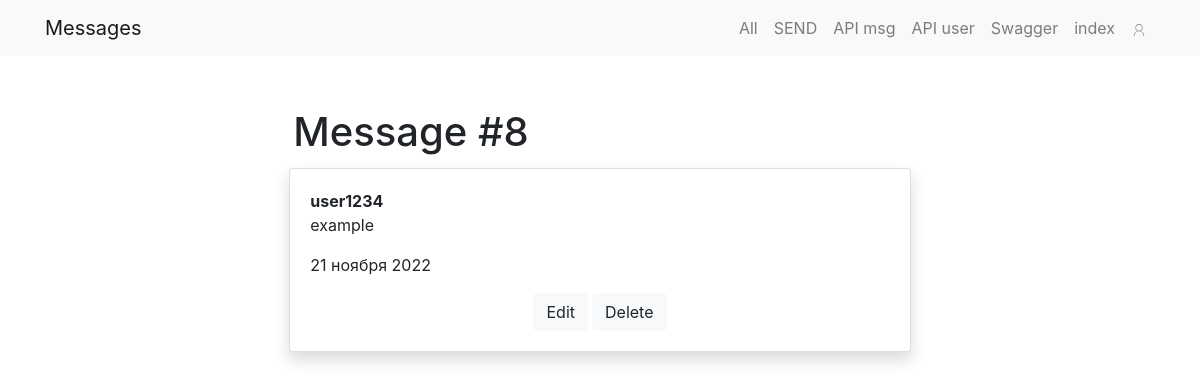
Screenshot of /msg1/8/ (signed in) with the database file from the repository.
### FORM_MSG/models.py (models this page shows, shortened)
class Message(models.Model):
    author = models.ForeignKey(to=User, related_name='messages', on_delete=models.CASCADE)
    id = models.BigAutoField(null=False, unique=True, primary_key=True,
                             auto_created=True)  # limit int remove (max_length)
    name = models.CharField(null=False, max_length=10, blank=False)
    text = models.TextField(null=False, max_length=100, blank=False)
    accept_terms = models.BooleanField(null=False, default=False, verbose_name='Согласен с правилами', blank=False)
    file = models.FileField(null=True, upload_to='form_files/', blank=True)
    image = models.ImageField(null=True, upload_to='form_imgs/', blank=True)
    created_date = models.DateTimeField(null=False, auto_now_add=True)
    updated_date = models.DateTimeField(null=False, auto_now=True)

### FORM_MSG/views.py (the view)
# urls.py: path('<int:pk>/', views.get_msg, name='show_msg'),
@login_required()
def get_msg(request, pk):
    template = 'form_msg/msg_BY_ID.html'
    msg = get_object_or_404(klass=Message.objects.select_related("author").values('id', 'author__username', 'text',
                                                                'created_date'),
                            id=pk)
    show_buttons = True
    is_get_msg = True
    title = f"Message"
    return render(request, template_name=template,
                  context={"title": title, "msgs_data": msg, "show_buttons": show_buttons, 'is_get_msg': is_get_msg})

### FORM_MSG/templates/form_msg/msg_BY_ID.html (shortened to what this page needs)
{% extends 'form_msg/base_msg.html' %}
{% load static %}
{% load custom_tags %}
{% block content %}
    <div class="row justify-content-center">
        <div class="col-md-7 p-5">
            {% if msgs_data %}
                {% with msg=msgs_data %}
                    <h1 class="p-1">Message #{{ msg.id }}</h1>
                    {% include 'form_msg/card_item_msg.html' %}
                {% endwith %}
            {% endif %}
        </div>
    </div>
{% endblock %}

### FORM_MSG/templates/form_msg/card_item_msg.html (shortened to what this page needs)
<div class="card mb-4 shadow justify-content-center">
    <div class="card-body">
        <p class="card-text">
            <strong class="d-block">{{ msg.author__username }}</strong>
            {{ msg.text|linebreaksbr }}
        </p>
        <div class="d-flex justify-content-between align-items-center">
            <p class=="text-muted">{{ msg.created_date|date:"d E Y" }}</p>
        </div>
        {% if show_buttons %}
        <div class="row justify-content-center">
            <a href="{% url 'form_msg:edit_msg' msg.id %}" class="btn btn-light">Edit</a>
            <a href="{% url 'form_msg:delete_msg' msg.id %}" class="btn btn-light ml-1">Delete</a>
        </div>
        {% endif %}
    </div>
</div>

### rows the page displays
Message: id "8", text "example", created_date "21 ноября 2022"

### other values shown
{{ msg.author__username }} "user1234"
